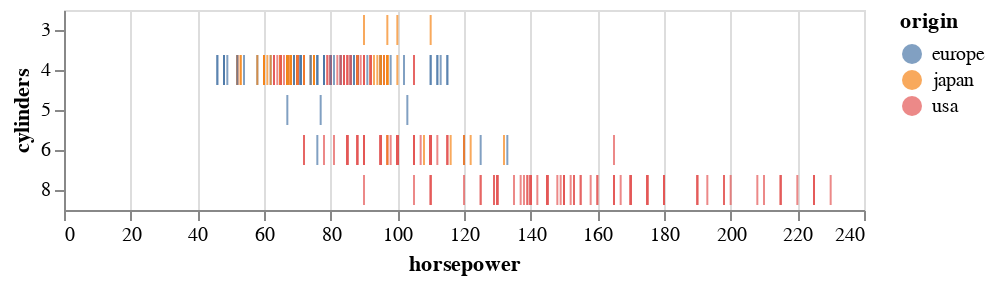

The code cell stored with this chart in its notebook:
### Code cell
alt.Chart(df).mark_tick(filled=True).encode(
    x='horsepower:Q',
    y='cylinders:O',
    color='origin'
)

### Figure 1 — Vega-Lite specification as saved in the notebook (floating-point values rounded to 4 significant figures; data arrays with more than 128 entries replaced by an {"elided": "..."} marker saying what was removed)
{"config": {"view": {"continuousWidth": 400, "continuousHeight": 300}}, "data": {"name": "data-f1198cc0481ad698d7dc4699e0a3efa7"}, "mark": {"type": "tick", "filled": true}, "encoding": {"color": {"field": "origin", "type": "nominal"}, "x": {"field": "horsepower", "type": "quantitative"}, "y": {"field": "cylinders", "type": "ordinal"}}, "$schema": "https://vega.github.io/schema/vega-lite/v4.17.0.json", "datasets": {"data-f1198cc0481ad698d7dc4699e0a3efa7": {"elided": "398 records"}}}
